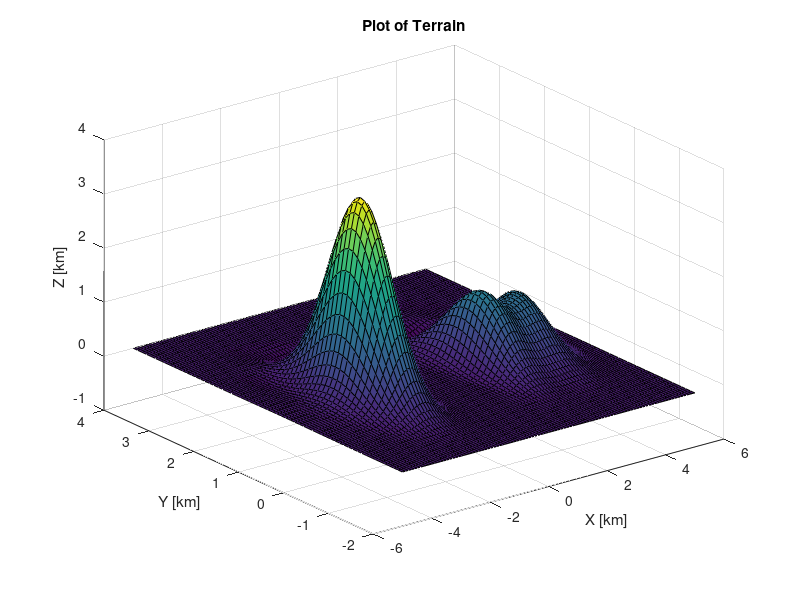
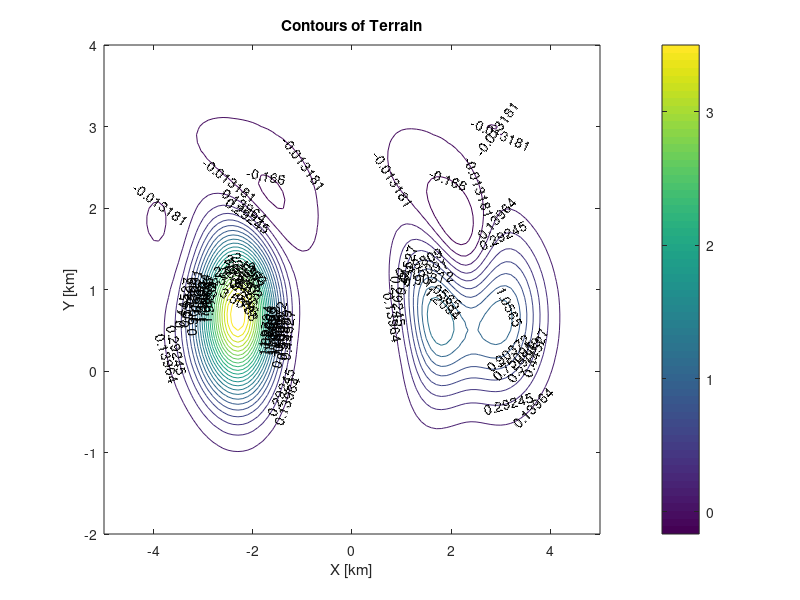

These charts were generated, in order, by the following MATLAB code: (Note: this script raises an error after producing the figures.)
% clear command window
clc;

% Part I:

% 1.a.

% define x and y region domains
x_range = -5:0.1:5;
y_range = -2:0.1:4;

% define terrain function
[x,y] = meshgrid(x_range, y_range);
z = log(x.^4+1).*(4.*x.^4+(2.*y).^2).*exp(-0.5.*x.^2-(y-0.8).^2-3).*(sin(2.*x+0.05.*y.^4)+2.*cos(0.75.*y));

% plot terrain
figure();
surf(x,y,z);

% plot title and labels
title('Plot of Terrain');
xlabel('X [km]');
ylabel('Y [km]');
zlabel('Z [km]');

% plot contours
figure();
[c,h] = contour(x,y,z,25);
clabel(c,h);
title('Contours of Terrain');
xlabel('X [km]');
ylabel('Y [km]');
colorbar;

% 1.b.

g_max_x = 0;
g_max_y = 0;
g_max_val = 0;

% loop through entire domain of surface
for x0 = -5:0.1:5
    for y0 = -2:0.1:4
        
        % calculate gradient at every point
        [fx,fy] = gradient(z,0.1);
        t = (x == x0) & (y == y0);
        indt = find(t);
        f_grad = [fx(indt) fy(indt)];
        
        % take the magnitude of the gradient
        norm_grad = norm(f_grad);
        
        % extract maximum gradient and its coordinates
        if (norm_grad > g_max_val)
            g_max_x = x0;
            g_max_y = y0;
            g_max_val = norm_grad;
        end
    end
end
sprintf('Max Slope X: %f, Max Slope Y: %f, Max Slope: %f', g_max_x, g_max_y, g_max_val)

% 1.c.

% define terrain function
[a,b] = meshgrid(x_range, y_range);
syms x y z;
z = log(x.^4+1).*(4.*x.^4+(2.*y).^2).*exp(-0.5.*x.^2-(y-0.8).^2-3).*(sin(2.*x+0.05.*y.^4)+2.*cos(0.75.*y));
z_func = matlabFunction(z);

% take first partial derivatives
dzdx = diff(z, x);
dzdy = diff(z, y);
val_dzdx = matlabFunction(dzdx);
val_dzdy = matlabFunction(dzdy);
c_val_dzdx = val_dzdx(a,b);
c_val_dzdy = val_dzdy(a,b);

% plot the contours of each partial derivative to determine intersections
[c,h] = contour(a, b, c_val_dzdx, [0.0 0.0], 'red');
clabel(c,h);
hold on;
[c,h] = contour(a, b, c_val_dzdy, [0.0 0.0], 'blue');
clabel(c,h);

% use the intersections to determine initial guesses to solve for critical points 
% (-4.2,2.8) (-4.0,1.8) (-3.9,-1.7) (-2.4,0.6) (-1.3,-1.8) (-1.6,2.2)
% (-0.4,2.1) (-0.7,2.5) (-1.8,3.1) (-1.6,3.3) (-1.6,3.8) (-1.3,3.9)
% (2.2,-1.8) (1.6,0.5) (2.3,0.4) (3.0,0.5) (2.0,1.9) (1.8,3.1)
% (2.9,3.0) (2.4,3.7) (2.6,3.9)

% x and y guesses stored as arrays
x_guesses = [-4.2, -4.0, -3.95, -2.4, -1.3, -1.6, -0.4, -0.7, -1.8, -1.6, -1.6, -1.3, 2.2, 1.6, 2.3, 3.0, 2.0, 1.8, 2.9, 2.4, 2.6];
y_guesses = [2.8, 1.8, -1.75, 0.6, -1.8, 2.2, 2.1, 2.5, 3.1, 3.3, 3.8, 3.9, -1.8, 0.5, 0.4, 0.5, 1.9, 3.1, 3.0, 3.7, 3.9];

values = [];
values_x = [];
values_y = [];

max_elevation = 0;
max_elevation_x = 0;
max_elevation_y = 0;
min_elevation = 0;
min_elevation_x = 0;
min_elevation_y = 0;

% iterate through for each guess
for i = 1:length(x_guesses)
    
    % solve partial derivatives for critical points
    S = vpasolve([dzdx, dzdy], [x, y], [x_guesses(i), y_guesses(i)]);
    values_x = [values_x; double(S.x)];
    values_y = [values_y; double(S.y)];
    values = [values; feval(z_func, double(S.x), double(S.y))];
    
    % extract highest and lowest elevations
    if values(i) > max_elevation
        max_elevation = values(i);
        max_elevation_x = double(S.x);
        max_elevation_y = double(S.y);
    end
    if values(i) < min_elevation
        min_elevation = values(i);
        min_elevation_x = double(S.x);
        min_elevation_y = double(S.y);
    end
    
    sprintf('x: %f, y: %f, f(x,y): %f', values_x(i), values_y(i), values(i))
end

sprintf('Highest Elevation (x, y, f(x,y)): %f, %f, %f', max_elevation_x, max_elevation_y, max_elevation)
sprintf('Lowest Elevation (x, y, f(x,y)): %f, %f, %f', min_elevation_x, min_elevation_y, min_elevation)

% take second partial derivatives
A = diff(dzdx, x);
B = diff(dzdx, y);
C = diff(dzdy, y);
A_func = matlabFunction(A);
B_func = matlabFunction(B);
C_func = matlabFunction(C);

% iterate through for each critical point
for i = 1:length(values)
    
    % determine A, B, C, and D for second derivative test
    A_values = feval(A_func, values_x(i), values_y(i));
    B_values = feval(B_func, values_x(i), values_y(i));
    C_values = feval(C_func, values_x(i), values_y(i));
    D_values = B_values.^2 - A_values .* C_values;
    
    % determine if relative maximum or relative minimum
    if D_values < 0
        
        % determine if relative maximum
        if A_values < 0
            sprintf('%s', 'max')
        
        % determine if relative minimum
        else
            sprintf('%s', 'min')
        end
    
    % determine if saddle point
    elseif D_values > 0
        sprintf('%s', 'saddle')
    
    % determine if cannot be determined
    else
        sprintf('%s', 'nothing')
    end
end

% Part II:

% 2.a.

syms X Y Z T

% determine temperature at maximum and minimum elevations
T = -2.*Z.^2-exp(-0.1.*((0.1.*X-2)-(0.05.*Y-3).^2-(Z-1).^2))+10;
T_func = matlabFunction(T);
T_max_elevation = T_func(max_elevation_x, max_elevation_y, max_elevation);
T_min_elevation = T_func(min_elevation_x, min_elevation_y, min_elevation);
sprintf('Temp at Max Elevation: %f, Temp at Min Elevation: %f', T_max_elevation, T_min_elevation)

% 2.b.i.

% determine elevation at (2.2, 0.5) and calculate temperature at this point
hiker_elevation = feval(z_func, 2.2, 0.5);
T_hiker = T_func(2.2, 0.5, hiker_elevation);
sprintf('Temperature at (2.2, 0.5): %f', T_hiker)

% 2.b.ii.

% isotherm plot showing all contours within a +/- 1 tolerance range
[x,y] = meshgrid(x_range, y_range);
z = log(x.^4+1).*(4.*x.^4+(2.*y).^2).*exp(-0.5.*x.^2-(y-0.8).^2-3).*(sin(2.*x+0.05.*y.^4)+2.*cos(0.75.*y));
T = -2.*z.^2-exp(-0.1.*((0.1.*x-2)-(0.05.*y-3).^2-(z-1).^2))+10;
figure();
[c,h] = contour(x, y, T, ([T_hiker-1 T_hiker T_hiker+1]), 'red');
clabel(c,h);
title('Isotherms at Hiker''s Elevation');
xlabel('X [km]');
ylabel('Y [km]');

% 2.c.i.

% calculate the partial derivatives with respect to x and y at the point
hiker_x = feval(val_dzdx, 2.2, 0.5);
hiker_y = feval(val_dzdy, 2.2, 0.5);

% determine rate of change by dotting the hiker's gradient with north direction
hiker_direction = dot([hiker_x hiker_y], [0 1]);

% determine if hiker is ascending or descending based on sign of value
if hiker_direction >= 0
    sprintf('Hiker is ascending at %f', hiker_direction)
else
    sprintf('Hiker is descending at %f', hiker_direction)
end

% 2.c.ii.

% calculate partial derivative of T with respect to x, y, and z
T = -2.*Z.^2-exp(-0.1.*((0.1.*X-2)-(0.05.*Y-3).^2-(Z-1).^2))+10;
dTdx(X, Y, Z) = diff(T, X);
dTdy(X, Y, Z) = diff(T, Y);
dTdz(X, Y, Z) = diff(T, Z);

% evaluate each partial derivative at the point(2.2, 0.5) and at the hiker's elevation
T_gradient = [double(dTdx(2.2, 0.5, hiker_elevation)), double(dTdy(2.2, 0.5, hiker_elevation)), double(dTdz(2.2, 0.5, hiker_elevation))];

% determine the unit vector corresponding to its direction
T_direction = [0 1 hiker_direction];
T_unit_direction = T_direction./norm(T_direction);

% calculate the rate of change of the temperature
T_rate_of_change = dot(T_gradient, T_unit_direction);
sprintf('Rate of Change in Temperature: %f', T_rate_of_change)

% 2.d.i.

% determine rate of change by dotting the hiker's gradient with southwest direction
hiker_direction_2 = dot([hiker_x hiker_y], [-1/sqrt(2) -1/sqrt(2)]);

% determine if hiker is ascending or descending based on sign of value
if hiker_direction_2 >= 0
    sprintf('Hiker is ascending at %f', hiker_direction_2)
else
    sprintf('Hiker is descending at %f', hiker_direction_2)
end

% 2.d.ii.

T_direction_2 = [-1/sqrt(2) -1/sqrt(2) hiker_direction_2];
T_unit_direction_2 = T_direction_2./norm(T_direction_2);

T_rate_of_change_2 = dot(T_gradient, T_unit_direction_2);
sprintf('Rate of Change in Temperature: %f', T_rate_of_change_2)

% 2.e.

% define terrain and temperature functions
[x,y] = meshgrid(x_range, y_range);
z = log(x.^4+1).*(4.*x.^4+(2.*y).^2).*exp(-0.5.*x.^2-(y-0.8).^2-3).*(sin(2.*x+0.05.*y.^4)+2.*cos(0.75.*y));
T = -2.*z.^2-exp(-0.1.*((0.1.*x-2)-(0.05.*y-3).^2-(z-1).^2))+10;

color_map_max = 7.1877;
color_map_find_min = 0;
color_map_min = -22.8003;
color_map_min_x = 0;
color_map_min_y = 0;

% loop through entire domain of surface
for x0 = -5:0.1:5
    for y0 = -2:0.1:4
        
        % calculate elevation at every point
        z = log(x0.^4+1).*(4.*x0.^4+(2.*y0).^2).*exp(-0.5.*x0.^2-(y0-0.8).^2-3).*(sin(2.*x0+0.05.*y0.^4)+2.*cos(0.75.*y0));
        
        % calculate temperature at every point and corresponding elevation
        color_map_value = T_func(x0, y0, z);
        
        % extract lowest temperature (used later to verify Lagrange answer)
        if color_map_value < color_map_find_min
            color_map_find_min = color_map_value;
            color_map_min_x = x0;
            color_map_min_y = y0;
        end
    end
end

sprintf('Lowest Temperature (x, y, T): %f, %f, %f', color_map_min_x, color_map_min_y, color_map_find_min)

z = log(x.^4+1).*(4.*x.^4+(2.*y).^2).*exp(-0.5.*x.^2-(y-0.8).^2-3).*(sin(2.*x+0.05.*y.^4)+2.*cos(0.75.*y));

% plot terrain
figure();
surf(x,y,z,T);

% plot labels
title('Plot of Terrain with Temperature Color Map');
xlabel('X [km]');
ylabel('Y [km]');
zlabel('Z [km]');

% 2.f.

% plot terrain
figure();
surf(x,y,T);

% plot title and labels
title('Plot of Temperature');
xlabel('X [km]');
ylabel('Y [km]');
zlabel('Z [km]');

% 2.g.

syms lambda

% create Lagrange function of the form: L(x, y, z, lambda) = T(x, y, z) + (lambda * f(x, y) - z)
lagrange(X, Y, Z, lambda) = (-2.*Z.^2-exp(-0.1.*((0.1.*X-2)-(0.05.*Y-3).^2-(Z-1).^2))+10) + (lambda.*(log(X.^4+1).*(4.*X.^4+(2.*Y).^2).*exp(-0.5.*X.^2-(Y-0.8).^2-3).*(sin(2.*X+0.05.*Y.^4)+2.*cos(0.75.*Y)) - Z));

% calculate partial derivatives of the Lagrange function in terms of x, y, z, and lambda and set them all to 0
dLdx = diff(lagrange, X) == 0;
dLdy = diff(lagrange, Y) == 0;
dLdz = diff(lagrange, Z) == 0;
dLdLambda = diff(lagrange, lambda) == 0;

% initial guess
guess = [-2.3, 0.7, 3.5, 1];

% final result for lowest temperature
lowest_temp = vpasolve([dLdx, dLdy, dLdz, dLdLambda], [X, Y, Z, lambda], guess);
sprintf('Lowest Temperature (x, y, z): %f, %f, %f', lowest_temp.X, lowest_temp.Y, lowest_temp.Z)
